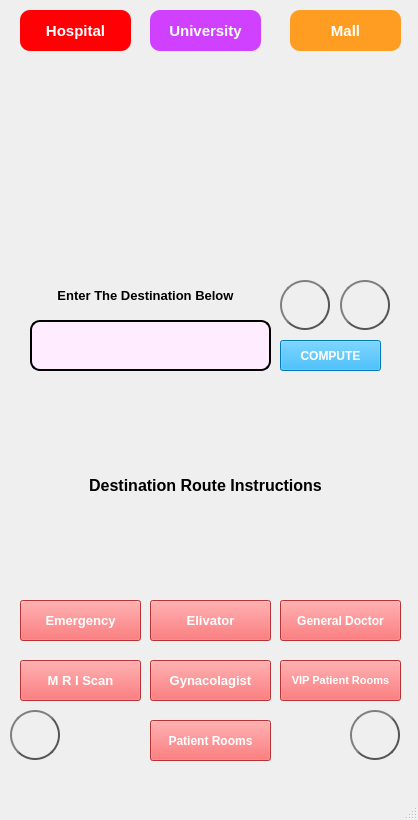
<?xml version="1.0" encoding="UTF-8"?>
<ui version="4.0">
 <class>MainWindow</class>
 <widget class="QMainWindow" name="MainWindow">
  <property name="geometry">
   <rect>
    <x>0</x>
    <y>0</y>
    <width>418</width>
    <height>820</height>
   </rect>
  </property>
  <property name="font">
   <font>
    <pointsize>9</pointsize>
    <weight>75</weight>
    <bold>true</bold>
   </font>
  </property>
  <property name="windowTitle">
   <string>MainWindow</string>
  </property>
  <widget class="QWidget" name="centralwidget">
   <widget class="QLabel" name="label">
    <property name="geometry">
     <rect>
      <x>20</x>
      <y>60</y>
      <width>381</width>
      <height>211</height>
     </rect>
    </property>
    <property name="styleSheet">
     <string notr="true"/>
    </property>
    <property name="text">
     <string/>
    </property>
    <property name="pixmap">
     <pixmap>WhatsApp Image 2023-10-14 at 20.03.20 (1).jpeg</pixmap>
    </property>
    <property name="scaledContents">
     <bool>true</bool>
    </property>
   </widget>
   <widget class="QTextEdit" name="textEdit">
    <property name="geometry">
     <rect>
      <x>30</x>
      <y>320</y>
      <width>241</width>
      <height>51</height>
     </rect>
    </property>
    <property name="minimumSize">
     <size>
      <width>34</width>
      <height>0</height>
     </size>
    </property>
    <property name="maximumSize">
     <size>
      <width>16777215</width>
      <height>16777215</height>
     </size>
    </property>
    <property name="font">
     <font>
      <pointsize>-1</pointsize>
      <weight>75</weight>
      <italic>false</italic>
      <bold>true</bold>
     </font>
    </property>
    <property name="acceptDrops">
     <bool>false</bool>
    </property>
    <property name="autoFillBackground">
     <bool>false</bool>
    </property>
    <property name="styleSheet">
     <string notr="true">background-color: rgb(255, 237, 255);
color: black;
border-style: outset;
border-radius: 10px;
border-width: 2px;
border-color: black;
font:bold 20px;
padding-left: 10px;
padding-right: 10px;
padding-top: 5px;
min-width: 10px;</string>
    </property>
   </widget>
   <widget class="QLabel" name="label_2">
    <property name="geometry">
     <rect>
      <x>20</x>
      <y>380</y>
      <width>371</width>
      <height>211</height>
     </rect>
    </property>
    <property name="font">
     <font>
      <pointsize>12</pointsize>
      <weight>75</weight>
      <bold>true</bold>
     </font>
    </property>
    <property name="text">
     <string>Destination Route Instructions</string>
    </property>
    <property name="textFormat">
     <enum>Qt::AutoText</enum>
    </property>
    <property name="alignment">
     <set>Qt::AlignCenter</set>
    </property>
   </widget>
   <widget class="QPushButton" name="button1">
    <property name="geometry">
     <rect>
      <x>280</x>
      <y>340</y>
      <width>101</width>
      <height>31</height>
     </rect>
    </property>
    <property name="font">
     <font>
      <pointsize>9</pointsize>
      <weight>75</weight>
      <bold>true</bold>
     </font>
    </property>
    <property name="styleSheet">
     <string notr="true">color: rgb(255, 255, 255);
selection-color: rgb(192, 239, 255);
background-color: rgb(0, 170, 255);</string>
    </property>
    <property name="text">
     <string>COMPUTE</string>
    </property>
   </widget>
   <widget class="QPushButton" name="Emergency_exit">
    <property name="geometry">
     <rect>
      <x>20</x>
      <y>600</y>
      <width>121</width>
      <height>41</height>
     </rect>
    </property>
    <property name="font">
     <font>
      <pointsize>10</pointsize>
      <weight>75</weight>
      <bold>true</bold>
     </font>
    </property>
    <property name="styleSheet">
     <string notr="true">background-color: rgb(255, 70, 73);
color: rgb(255, 255, 255);</string>
    </property>
    <property name="text">
     <string>Emergency</string>
    </property>
   </widget>
   <widget class="QPushButton" name="elivator">
    <property name="geometry">
     <rect>
      <x>150</x>
      <y>600</y>
      <width>121</width>
      <height>41</height>
     </rect>
    </property>
    <property name="font">
     <font>
      <pointsize>10</pointsize>
      <weight>75</weight>
      <bold>true</bold>
     </font>
    </property>
    <property name="styleSheet">
     <string notr="true">background-color: rgb(255, 70, 73);
color: rgb(255, 255, 255);</string>
    </property>
    <property name="text">
     <string>Elivator</string>
    </property>
   </widget>
   <widget class="QPushButton" name="patient_rooms">
    <property name="geometry">
     <rect>
      <x>150</x>
      <y>720</y>
      <width>121</width>
      <height>41</height>
     </rect>
    </property>
    <property name="font">
     <font>
      <pointsize>9</pointsize>
      <weight>75</weight>
      <bold>true</bold>
     </font>
    </property>
    <property name="styleSheet">
     <string notr="true">background-color: rgb(255, 70, 73);
color: rgb(255, 255, 255);</string>
    </property>
    <property name="text">
     <string>Patient Rooms</string>
    </property>
   </widget>
   <widget class="QPushButton" name="general_doc">
    <property name="geometry">
     <rect>
      <x>280</x>
      <y>600</y>
      <width>121</width>
      <height>41</height>
     </rect>
    </property>
    <property name="font">
     <font>
      <pointsize>9</pointsize>
      <weight>75</weight>
      <bold>true</bold>
     </font>
    </property>
    <property name="styleSheet">
     <string notr="true">background-color: rgb(255, 70, 73);
color: rgb(255, 255, 255);</string>
    </property>
    <property name="text">
     <string>General Doctor</string>
    </property>
   </widget>
   <widget class="QPushButton" name="MRI">
    <property name="geometry">
     <rect>
      <x>20</x>
      <y>660</y>
      <width>121</width>
      <height>41</height>
     </rect>
    </property>
    <property name="font">
     <font>
      <pointsize>10</pointsize>
      <weight>75</weight>
      <bold>true</bold>
     </font>
    </property>
    <property name="styleSheet">
     <string notr="true">background-color: rgb(255, 70, 73);
color: rgb(255, 255, 255);</string>
    </property>
    <property name="text">
     <string>M R I Scan</string>
    </property>
   </widget>
   <widget class="QPushButton" name="Gynacolagist">
    <property name="geometry">
     <rect>
      <x>150</x>
      <y>660</y>
      <width>121</width>
      <height>41</height>
     </rect>
    </property>
    <property name="font">
     <font>
      <pointsize>10</pointsize>
      <weight>75</weight>
      <bold>true</bold>
     </font>
    </property>
    <property name="styleSheet">
     <string notr="true">background-color: rgb(255, 70, 73);
color: rgb(255, 255, 255);</string>
    </property>
    <property name="text">
     <string>Gynacolagist</string>
    </property>
   </widget>
   <widget class="QPushButton" name="vip_patients">
    <property name="geometry">
     <rect>
      <x>280</x>
      <y>660</y>
      <width>121</width>
      <height>41</height>
     </rect>
    </property>
    <property name="font">
     <font>
      <pointsize>8</pointsize>
      <weight>75</weight>
      <bold>true</bold>
     </font>
    </property>
    <property name="styleSheet">
     <string notr="true">background-color: rgb(255, 70, 73);
color: rgb(255, 255, 255);</string>
    </property>
    <property name="text">
     <string>VIP Patient Rooms</string>
    </property>
   </widget>
   <widget class="QLabel" name="label_3">
    <property name="geometry">
     <rect>
      <x>20</x>
      <y>260</y>
      <width>251</width>
      <height>71</height>
     </rect>
    </property>
    <property name="font">
     <font>
      <pointsize>10</pointsize>
     </font>
    </property>
    <property name="text">
     <string>Enter The Destination Below</string>
    </property>
    <property name="scaledContents">
     <bool>false</bool>
    </property>
    <property name="alignment">
     <set>Qt::AlignCenter</set>
    </property>
   </widget>
   <widget class="QPushButton" name="Select_Hospital">
    <property name="geometry">
     <rect>
      <x>20</x>
      <y>10</y>
      <width>111</width>
      <height>41</height>
     </rect>
    </property>
    <property name="font">
     <font>
      <pointsize>11</pointsize>
      <weight>75</weight>
      <italic>false</italic>
      <bold>true</bold>
     </font>
    </property>
    <property name="styleSheet">
     <string notr="true">color: rgb(255, 255, 255);
background-color: rgb(255, 0, 4);
border-radius: 10px;

</string>
    </property>
    <property name="text">
     <string>Hospital</string>
    </property>
   </widget>
   <widget class="QPushButton" name="Select_mall">
    <property name="geometry">
     <rect>
      <x>290</x>
      <y>10</y>
      <width>111</width>
      <height>41</height>
     </rect>
    </property>
    <property name="font">
     <font>
      <pointsize>11</pointsize>
      <weight>75</weight>
      <bold>true</bold>
     </font>
    </property>
    <property name="styleSheet">
     <string notr="true">background-color: rgb(255, 156, 34);
color: rgb(255, 255, 255);
border-radius: 10px;</string>
    </property>
    <property name="text">
     <string>Mall</string>
    </property>
   </widget>
   <widget class="QPushButton" name="Select_university">
    <property name="geometry">
     <rect>
      <x>150</x>
      <y>10</y>
      <width>111</width>
      <height>41</height>
     </rect>
    </property>
    <property name="font">
     <font>
      <pointsize>11</pointsize>
      <weight>75</weight>
      <bold>true</bold>
     </font>
    </property>
    <property name="styleSheet">
     <string notr="true">background-color: rgb(208, 65, 255);
color: rgb(255, 255, 255);
border-radius: 10px;</string>
    </property>
    <property name="text">
     <string>University</string>
    </property>
   </widget>
   <widget class="QPushButton" name="record_input">
    <property name="enabled">
     <bool>true</bool>
    </property>
    <property name="geometry">
     <rect>
      <x>350</x>
      <y>710</y>
      <width>50</width>
      <height>50</height>
     </rect>
    </property>
    <property name="minimumSize">
     <size>
      <width>50</width>
      <height>50</height>
     </size>
    </property>
    <property name="maximumSize">
     <size>
      <width>50</width>
      <height>50</height>
     </size>
    </property>
    <property name="cursor">
     <cursorShape>ArrowCursor</cursorShape>
    </property>
    <property name="styleSheet">
     <string notr="true">QPushButton {
    color: #333;
    border: 2px solid #555;
    border-radius: 25px;
    border-style: outset;
    background: qradialgradient(
        cx: 0.3, cy: -0.4, fx: 0.3, fy: -0.4,
        radius: 1.35, stop: 0 #fff, stop: 1 #888
        );
    padding: 5px;
    }

QPushButton:hover {
    background: qradialgradient(
        cx: 0.3, cy: -0.4, fx: 0.3, fy: -0.4,
        radius: 1.35, stop: 0 #fff, stop: 1 #bbb
        );
    }

QPushButton:pressed {
    border-style: inset;
    background: qradialgradient(
        cx: 0.4, cy: -0.1, fx: 0.4, fy: -0.1,
        radius: 1.35, stop: 0 #fff, stop: 1 #ddd
        );
    }
</string>
    </property>
    <property name="text">
     <string/>
    </property>
    <property name="icon">
     <iconset>
      <normaloff>voice-message-microphone-button.png</normaloff>voice-message-microphone-button.png</iconset>
    </property>
   </widget>
   <widget class="QPushButton" name="zoom_in">
    <property name="geometry">
     <rect>
      <x>280</x>
      <y>280</y>
      <width>50</width>
      <height>50</height>
     </rect>
    </property>
    <property name="minimumSize">
     <size>
      <width>50</width>
      <height>50</height>
     </size>
    </property>
    <property name="maximumSize">
     <size>
      <width>50</width>
      <height>50</height>
     </size>
    </property>
    <property name="styleSheet">
     <string notr="true">QPushButton {
    color: #333;
    border: 2px solid #555;
    border-radius: 25px;
    border-style: outset;
    background: qradialgradient(
        cx: 0.3, cy: -0.4, fx: 0.3, fy: -0.4,
        radius: 1.35, stop: 0 #fff, stop: 1 #888
        );
    padding: 5px;
    }

QPushButton:hover {
    background: qradialgradient(
        cx: 0.3, cy: -0.4, fx: 0.3, fy: -0.4,
        radius: 1.35, stop: 0 #fff, stop: 1 #bbb
        );
    }

QPushButton:pressed {
    border-style: inset;
    background: qradialgradient(
        cx: 0.4, cy: -0.1, fx: 0.4, fy: -0.1,
        radius: 1.35, stop: 0 #fff, stop: 1 #ddd
        );
    }
</string>
    </property>
    <property name="text">
     <string/>
    </property>
    <property name="icon">
     <iconset>
      <normaloff>plus-button.png</normaloff>plus-button.png</iconset>
    </property>
    <property name="iconSize">
     <size>
      <width>52</width>
      <height>52</height>
     </size>
    </property>
   </widget>
   <widget class="QPushButton" name="zoom_out">
    <property name="geometry">
     <rect>
      <x>340</x>
      <y>280</y>
      <width>50</width>
      <height>50</height>
     </rect>
    </property>
    <property name="minimumSize">
     <size>
      <width>50</width>
      <height>50</height>
     </size>
    </property>
    <property name="maximumSize">
     <size>
      <width>50</width>
      <height>50</height>
     </size>
    </property>
    <property name="styleSheet">
     <string notr="true">QPushButton {
    color: #333;
    border: 2px solid #555;
    border-radius: 25px;
    border-style: outset;
    background: qradialgradient(
        cx: 0.3, cy: -0.4, fx: 0.3, fy: -0.4,
        radius: 1.35, stop: 0 #fff, stop: 1 #888
        );
    padding: 5px;
    }

QPushButton:hover {
    background: qradialgradient(
        cx: 0.3, cy: -0.4, fx: 0.3, fy: -0.4,
        radius: 1.35, stop: 0 #fff, stop: 1 #bbb
        );
    }

QPushButton:pressed {
    border-style: inset;
    background: qradialgradient(
        cx: 0.4, cy: -0.1, fx: 0.4, fy: -0.1,
        radius: 1.35, stop: 0 #fff, stop: 1 #ddd
        );
    }
</string>
    </property>
    <property name="text">
     <string/>
    </property>
    <property name="icon">
     <iconset>
      <normaloff>minus-circular-button.png</normaloff>minus-circular-button.png</iconset>
    </property>
    <property name="iconSize">
     <size>
      <width>46</width>
      <height>46</height>
     </size>
    </property>
   </widget>
   <widget class="QPushButton" name="record_input_2">
    <property name="enabled">
     <bool>true</bool>
    </property>
    <property name="geometry">
     <rect>
      <x>10</x>
      <y>710</y>
      <width>50</width>
      <height>50</height>
     </rect>
    </property>
    <property name="minimumSize">
     <size>
      <width>50</width>
      <height>50</height>
     </size>
    </property>
    <property name="maximumSize">
     <size>
      <width>50</width>
      <height>50</height>
     </size>
    </property>
    <property name="cursor">
     <cursorShape>ArrowCursor</cursorShape>
    </property>
    <property name="styleSheet">
     <string notr="true">QPushButton {
    color: #333;
    border: 2px solid #555;
    border-radius: 25px;
    border-style: outset;
    background: qradialgradient(
        cx: 0.3, cy: -0.4, fx: 0.3, fy: -0.4,
        radius: 1.35, stop: 0 #fff, stop: 1 #888
        );
    padding: 5px;
    }

QPushButton:hover {
    background: qradialgradient(
        cx: 0.3, cy: -0.4, fx: 0.3, fy: -0.4,
        radius: 1.35, stop: 0 #fff, stop: 1 #bbb
        );
    }

QPushButton:pressed {
    border-style: inset;
    background: qradialgradient(
        cx: 0.4, cy: -0.1, fx: 0.4, fy: -0.1,
        radius: 1.35, stop: 0 #fff, stop: 1 #ddd
        );
    }
</string>
    </property>
    <property name="text">
     <string/>
    </property>
    <property name="icon">
     <iconset>
      <normaloff>voice-message-microphone-button.png</normaloff>voice-message-microphone-button.png</iconset>
    </property>
   </widget>
  </widget>
  <widget class="QMenuBar" name="menubar">
   <property name="geometry">
    <rect>
     <x>0</x>
     <y>0</y>
     <width>418</width>
     <height>26</height>
    </rect>
   </property>
  </widget>
  <widget class="QStatusBar" name="statusbar"/>
 </widget>
 <resources/>
 <connections/>
</ui>
